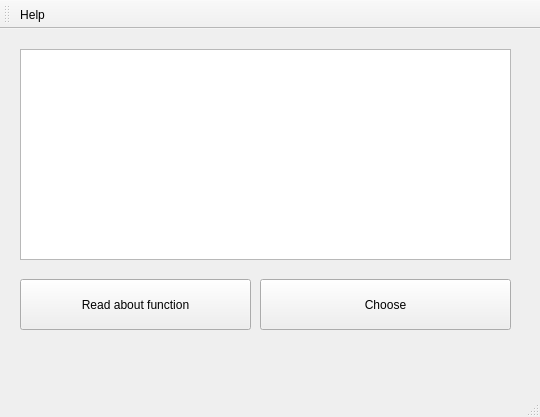
<?xml version="1.0" encoding="UTF-8"?>
<ui version="4.0">
 <class>MainWindow</class>
 <widget class="QMainWindow" name="MainWindow">
  <property name="geometry">
   <rect>
    <x>0</x>
    <y>0</y>
    <width>540</width>
    <height>417</height>
   </rect>
  </property>
  <property name="windowTitle">
   <string>MainWindow</string>
  </property>
  <widget class="QWidget" name="centralwidget">
   <widget class="QListWidget" name="listWidget">
    <property name="geometry">
     <rect>
      <x>20</x>
      <y>20</y>
      <width>491</width>
      <height>211</height>
     </rect>
    </property>
   </widget>
   <widget class="QPushButton" name="Choose_pb">
    <property name="geometry">
     <rect>
      <x>260</x>
      <y>250</y>
      <width>251</width>
      <height>51</height>
     </rect>
    </property>
    <property name="text">
     <string>Choose</string>
    </property>
   </widget>
   <widget class="QPushButton" name="Choose_pb_2">
    <property name="geometry">
     <rect>
      <x>20</x>
      <y>250</y>
      <width>231</width>
      <height>51</height>
     </rect>
    </property>
    <property name="text">
     <string>Read about function</string>
    </property>
   </widget>
  </widget>
  <widget class="QMenuBar" name="menubar">
   <property name="geometry">
    <rect>
     <x>0</x>
     <y>0</y>
     <width>540</width>
     <height>22</height>
    </rect>
   </property>
  </widget>
  <widget class="QStatusBar" name="statusbar"/>
  <widget class="QToolBar" name="toolBar">
   <property name="windowTitle">
    <string>toolBar</string>
   </property>
   <attribute name="toolBarArea">
    <enum>TopToolBarArea</enum>
   </attribute>
   <attribute name="toolBarBreak">
    <bool>false</bool>
   </attribute>
   <addaction name="actionHelp"/>
  </widget>
  <action name="actionHelp">
   <property name="icon">
    <iconset resource="rec.qrc">
     <normaloff>:/rec/pic/help.png</normaloff>:/rec/pic/help.png</iconset>
   </property>
   <property name="text">
    <string>Help</string>
   </property>
  </action>
 </widget>
 <resources>
  <include location="rec.qrc"/>
 </resources>
 <connections/>
</ui>
